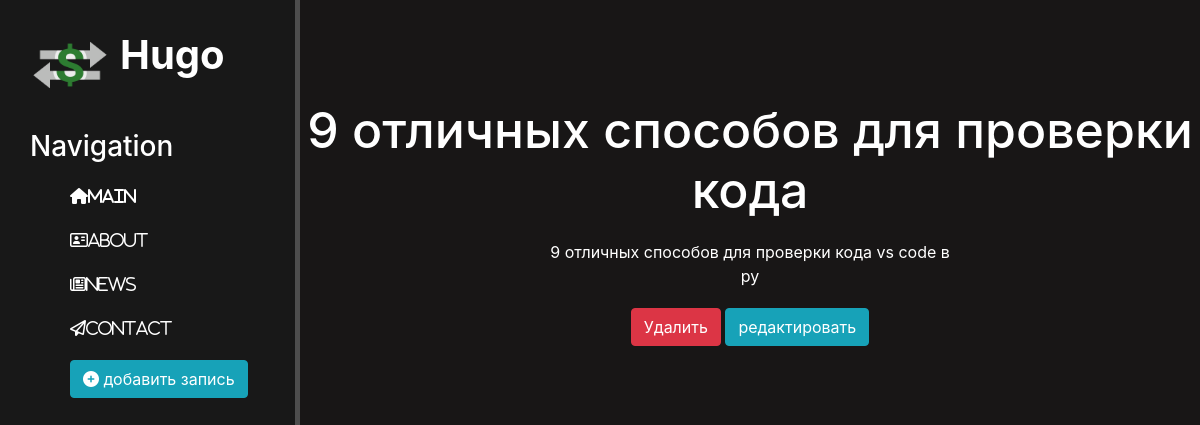
The page /news/2 on the database its author committed.
### news/models.py (models this page shows, shortened)
class Artiles(models.Model):
    title = models.CharField('назавание', max_length = 50)
    anons = models.CharField('Анонс', max_length = 250)
    full_text = models.TextField('Статья')
    data = models.DateTimeField('Дата публикации')
    class Meta:
        verbose_name = 'Новость'
        verbose_name_plural = 'Новости'

### news/views.py (the view)
# urls.py: path('<int:pk>', views.NewsDetailView.as_view(), name='news-detail'),
class NewsDetailView(DetailView):
    model = Artiles
    template_name ='news/detail_view.html'
    context_object_name = 'article'

### news/templates/news/detail_view.html (shortened to what this page needs)
{% extends 'main/lalyout.html' %}
{% block content %}
    <div class="features">
        <h1>{{ article.title }}</h1>
        <p>{{ article.full_text }}</p>
        <a href="{% url 'news-delete' article.id %}" class="btn btn-danger">Удалить</a>
        <a href="{% url 'news-update' article.id %}" class="btn btn-info">редактировать</a>
    </div>
{% endblock %}

### main/static/main/css/main.css (style rules this page uses)
body { background: rgb(24, 22, 22); }
main .features { float: left; color: white; margin-top: 100px; text-align: center; width: 75%; }
main .features h1 { font-size: 50px; }
main .features p { max-width: 400px; margin: 20px auto; }

### rows shown on the page
Artiles: title "9 отличных способов для проверки кода", full_text "9 отличных способов для проверки кода vs code в py"
